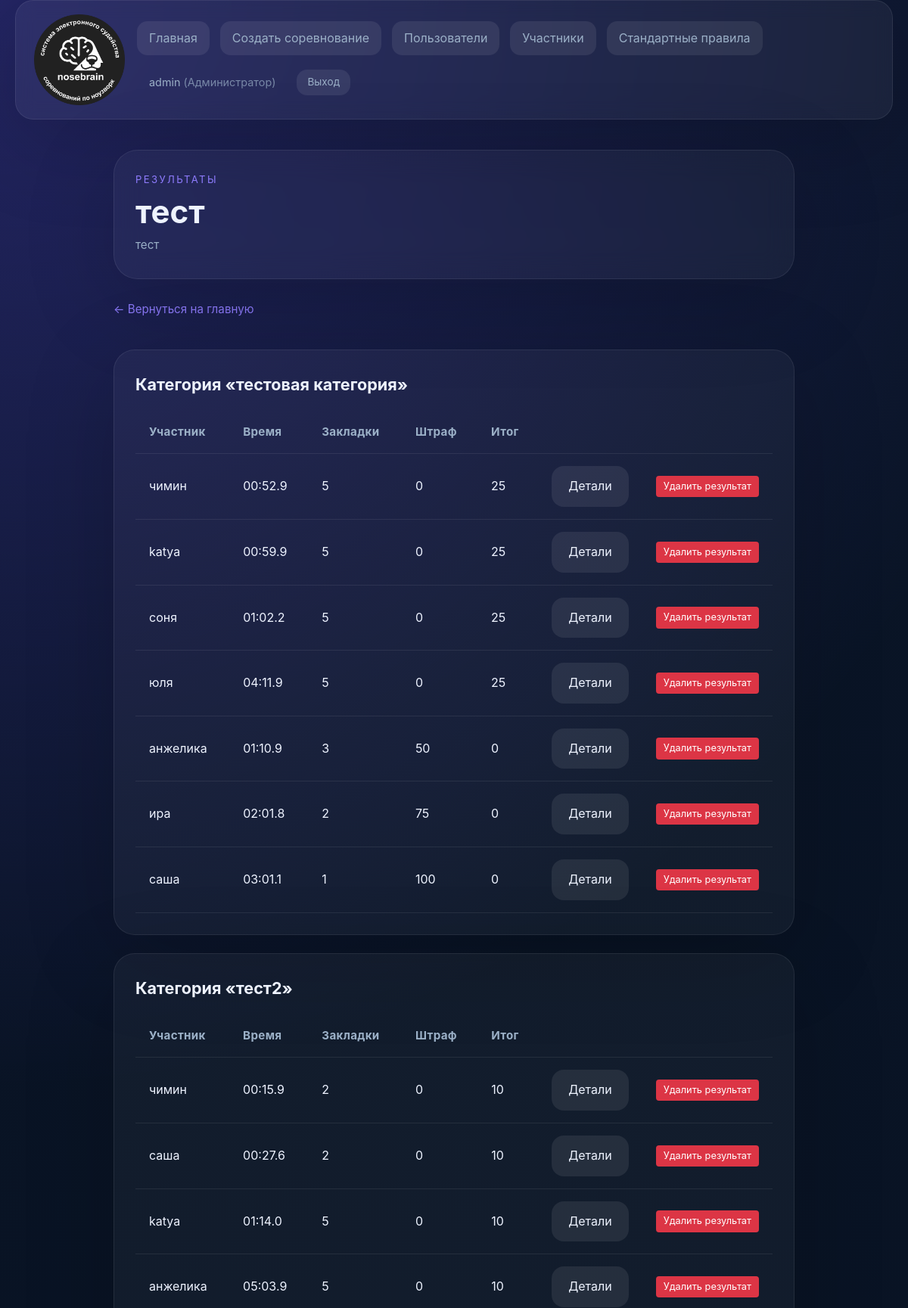
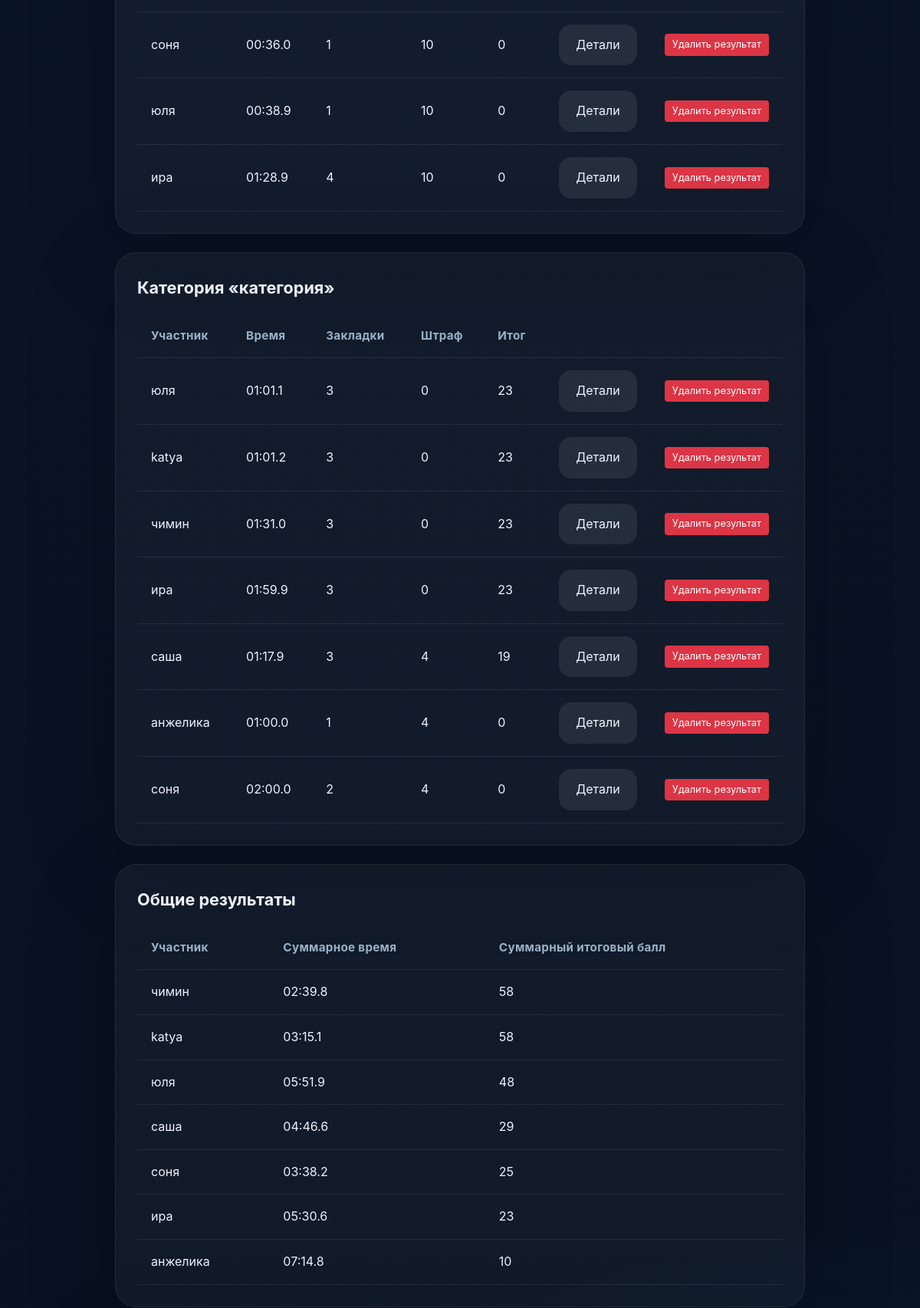
The app's page /results.php?competition_id=13 (signed in, upper part) with its own data (2 pictures, top to bottom).
### tables this page shows
CREATE TABLE competitions (
                id INTEGER PRIMARY KEY AUTOINCREMENT,
                name TEXT NOT NULL,
                description TEXT NOT NULL
            , is_published INTEGER DEFAULT 0, start_date TEXT, end_date TEXT, template_path TEXT);

CREATE TABLE categories (
                id INTEGER PRIMARY KEY AUTOINCREMENT,
                competition_id INTEGER NOT NULL,
                name TEXT NOT NULL,
                time_limit REAL NOT NULL,
                hides_count INTEGER NOT NULL,
                max_score INTEGER NOT NULL, sort_order INTEGER DEFAULT 0,
                FOREIGN KEY (competition_id) REFERENCES competitions(id)
            );

CREATE TABLE results (
                id INTEGER PRIMARY KEY AUTOINCREMENT,
                category_id INTEGER NOT NULL,
                participant_id INTEGER,
                participant_name TEXT NOT NULL,
                time REAL NOT NULL,
                found_items INTEGER NOT NULL,
                penalty_counts TEXT NOT NULL,
                penalty_score INTEGER NOT NULL,
                total_score INTEGER NOT NULL,
                created_at TEXT NOT NULL, judge_comment TEXT,
                FOREIGN KEY (category_id) REFERENCES categories(id),
                FOREIGN KEY (participant_id) REFERENCES "participants_old_1777728615"(id)
            );

### results.php (the view, shortened to what the rows shown need)
<?php
require_once __DIR__ . '/auth.php';
require_once __DIR__ . '/src/functions.php';
$dbManager = new DatabaseManager();
$service = new CompetitionService($dbManager);
function formatTime(float $seconds): string
{
    $minutes = (int) floor($seconds / 60);
    $remainingSeconds = fmod($seconds, 60);
    $wholeSeconds = (int) floor($remainingSeconds);
    $tenths = (int) round(($remainingSeconds - $wholeSeconds) * 10);
    return sprintf('%02d:%02d.%d', $minutes, $wholeSeconds, $tenths);
}
$selectedCompetitionId = filter_input(INPUT_GET, 'competition_id', FILTER_VALIDATE_INT);
$selectedCompetition = $selectedCompetitionId ? $service->getCompetitionById($selectedCompetitionId) : null;
$categories = $selectedCompetitionId !== null ? $service->getCategoriesByCompetition($selectedCompetitionId) : [];
$overallResults = $selectedCompetitionId !== null ? $service->getOverallResults($selectedCompetitionId) : [];
$canDelete = canDeleteResults();
?>
<!DOCTYPE html>
<html lang="ru">
<head>
    <link rel="stylesheet" href="style.css">
</head>
<body>
<?php
require_once __DIR__ . '/header.php';
?>
<main class="page-shell page-shell--single">
    <section class="hero hero--compact">
        <div>
            <div class="hero__eyebrow">Результаты</div>
            <?php if ($selectedCompetition === null): ?>
                <h1 class="hero__title">Соревнование не найдено</h1>
                <p class="hero__subtitle">Выбранное соревнование недоступно или было удалено.</p>
            <?php else: ?>
                <h1 class="hero__title"><?= escape($selectedCompetition->getName()) ?></h1>
                <p class="hero__subtitle"><?= escape($selectedCompetition->getDescription()) ?></p>
            <?php endif; ?>
        </div>
    </section>
    <section class="content-grid content-grid--single">
        <?php if ($selectedCompetition !== null): ?>
            <?php if (count($categories) === 0): ?>
                <div class="empty-state">У этого соревнования нет категорий.</div>
            <?php else: ?>
                <?php foreach ($categories as $category): ?>
                    <?php
                        $categoryResults = $service->getResultsByCategory($category->getId());
                        $penaltyRulesMap = [];
                        foreach ($category->getPenaltyRules() as $rule) {
                            $penaltyRulesMap[$rule->getId()] = [
                                'name' => $rule->getName(),
                                'points' => $rule->getPoints(),
                                'type' => $rule->getType()
                            ];
                        }
                    ?>
                    <article class="panel">
                        <h2>Категория «<?= escape($category->getName()) ?>»</h2>
                        <?php if (count($categoryResults) === 0): ?>
                            <div class="empty-state">Нет результатов для этой категории.</div>
                        <?php else: ?>
                            <div class="table-wrapper" style="margin-top: 12px;">
                                <table class="table">
                                    <thead>
                                    <tr>
                                        <th>Участник</th>
                                        <th>Время</th>
                                        <th>Закладки</th>
                                        <th>Штраф</th>
                                        <th>Итог</th>
                                        <th style="width: 100px;"></th>
                                        <?php if ($canDelete): ?>
                                            <th style="width: 120px;"></th>
                                        <?php endif; ?>
                                    </tr>
                                    </thead>
                                    <tbody>
                                    <?php foreach ($categoryResults as $result): ?>
                                        <tr data-result-id="<?= $result->getId() ?>">
                                            <td><?= escape($result->getParticipantName()) ?></td>
                                            <td><?= formatTime($result->getTime()) ?></td>
                                            <td><?= $result->getFoundItems() ?></td>
                                            <td><?= $result->getPenaltyScore() ?></td>
                                            <td><?= $result->getTotalScore() ?></td>
                                            <td style="text-align: center;">
                                                <button class="button button--secondary details-btn"
                                                        data-result-id="<?= $result->getId() ?>"
                                                        data-participant-name="<?= escape($result->getParticipantName()) ?>"
                                                        data-category-name="<?= escape($category->getName()) ?>"
                                                        data-time="<?= $result->getTime() ?>"
                                                        data-found-items="<?= $result->getFoundItems() ?>"
                                                        data-penalty-score="<?= $result->getPenaltyScore() ?>"
                                                        data-total-score="<?= $result->getTotalScore() ?>"
                                                        data-penalty-counts='<?= json_encode($result->getPenaltyCounts(), JSON_THROW_ON_ERROR) ?>'
                                                        data-penalty-rules='<?= json_encode($penaltyRulesMap, JSON_THROW_ON_ERROR) ?>'
                                                        data-judge-comment="<?= escape($result->getJudgeComment() ?? '') ?>">
                                                    Детали
                                                </button>
                                            </td>
                                            <?php if ($canDelete): ?>
                                                <td class="action-cell">
                                                    <button class="delete-btn"
                                                            data-result-id="<?= $result->getId() ?>"
                                                            data-participant-name="<?= escape($result->getParticipantName()) ?>"
                                                            data-category-name="<?= escape($category->getName()) ?>">
                                                        Удалить результат
                                                    </button>
                                                </td>
                                            <?php endif; ?>
                                        </tr>
                                    <?php endforeach; ?>
                                    </tbody>
                                </table>
                            </div>
                        <?php endif; ?>
                    </article>
                <?php endforeach; ?>
            <?php endif; ?>
            <?php if (count($overallResults) > 0): ?>
                <article class="panel">
                    <h2>Общие результаты</h2>
                    <div class="table-wrapper" style="margin-top: 12px;">
                        <table class="table">
                            <thead>
                            <tr>
                                <th>Участник</th>
                                <th>Суммарное время</th>
                                <th>Суммарный итоговый балл</th>
                            </tr>
                            </thead>
                        </table>
                    </div>
                </article>
            <?php endif; ?>
        <?php endif; ?>
    </section>
</main>
</body>
</html>

### records on screen
competitions: description "тест"
categories: name "тестовая категория"
results: participant_name "чимин", time "00:52.9", participant "5", penalty_score "0", total_score "25"
results: participant_name "katya", time "00:59.9", found_items "5", penalty_score "0", total_score "25"
results: participant_name "соня", time "01:02.2", found_items "5", penalty_score "0", total_score "25"
results: participant_name "юля", time "04:11.9", found_items "5", penalty_score "0", total_score "25"
results: participant_name "анжелика", time "01:10.9", participant "3", penalty_score "50", total_score "0"
results: participant_name "ира", time "02:01.8", found_items "2", penalty_score "75", total_score "0"
results: participant_name "саша", time "03:01.1", found_items "1", penalty_score "100", total_score "0"
categories: name "тест2"
results: participant_name "чимин", time "00:15.9", found_items "2", penalty_score "0", total_score "10"
results: participant_name "саша", time "00:27.6", found_items "2", penalty_score "0", total_score "10"
results: participant_name "katya", time "01:14.0", found_items "5", penalty_score "0", total_score "10"
results: participant_name "анжелика", time "05:03.9", found_items "5", penalty_score "0", total_score "10"
results: participant_name "соня", time "00:36.0", participant "1", penalty_score "10", total_score "0"
results: participant_name "юля", time "00:38.9", found_items "1", penalty_score "10", total_score "0"
results: participant_name "ира", time "01:28.9", participant "4", penalty_score "10", total_score "0"
categories: name "категория"
results: participant_name "юля", time "01:01.1", found_items "3", penalty_score "0", total_score "23"
results: participant_name "katya", time "01:01.2", found_items "3", penalty_score "0", total_score "23"
results: participant_name "чимин", time "01:31.0", found_items "3", penalty_score "0", total_score "23"
results: participant_name "ира", time "01:59.9", found_items "3", penalty_score "0", total_score "23"
results: participant_name "саша", time "01:17.9", found_items "3", penalty_score "4", total_score "19"
results: participant_name "анжелика", time "01:00.0", found_items "1", penalty_score "4", total_score "0"
results: participant_name "соня", time "02:00.0", found_items "2", penalty_score "4", total_score "0"

### other values on screen
$link['label'] "Главная"
$link['label'] "Создать соревнование"
$link['label'] "Пользователи"
$link['label'] "Участники"
$link['label'] "Стандартные правила"
$user['username'] "admin"
$roleLabel "Администратор"
$result['participant_name'] "чимин"
formatTime($result['total_time']) "02:39.8"
$result['total_score'] "58"
$result['participant_name'] "katya"
formatTime($result['total_time']) "03:15.1"
$result['participant_name'] "юля"
formatTime($result['total_time']) "05:51.9"
$result['total_score'] "48"
